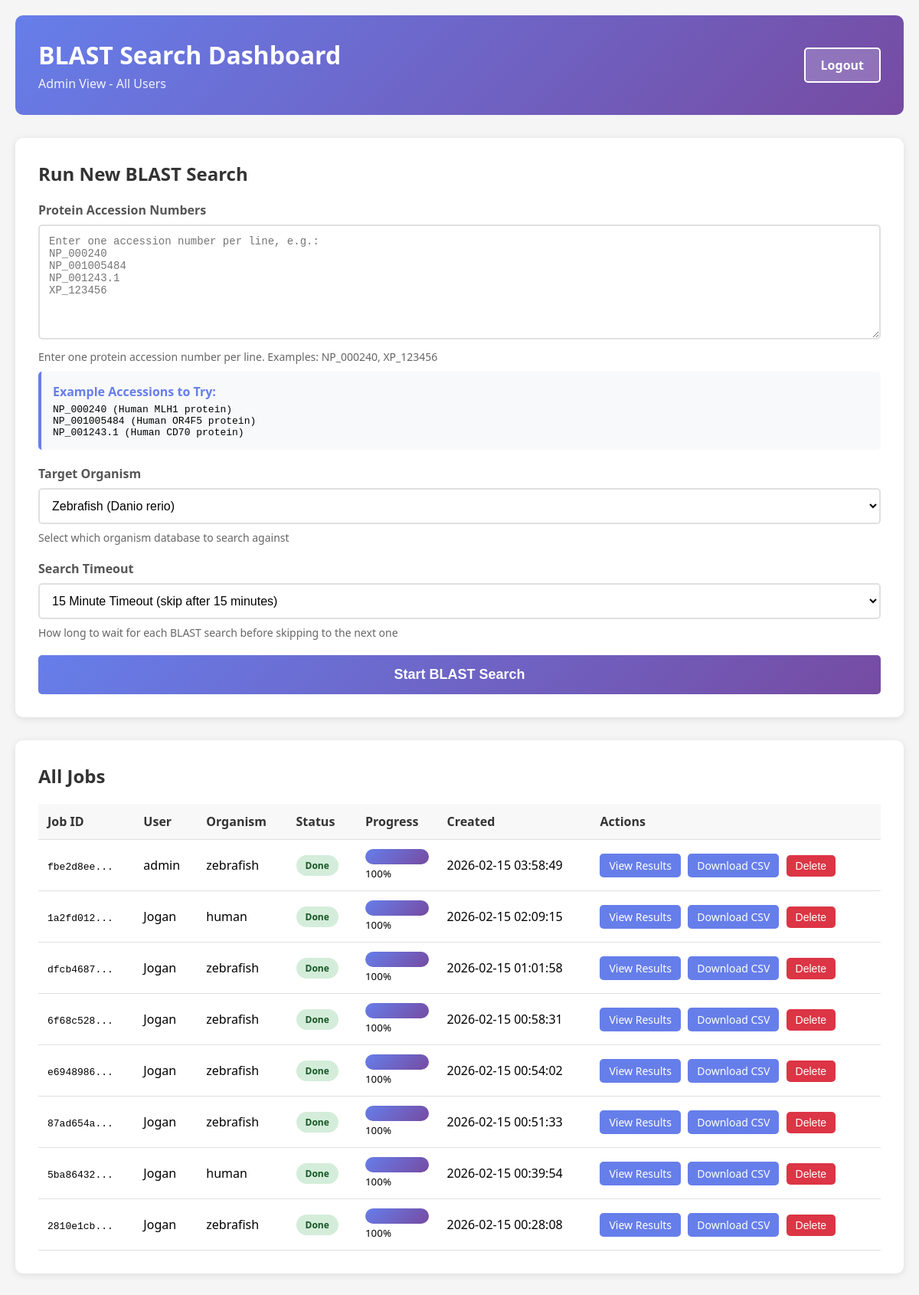
The app's page /dashboard (signed in) with its own data.
### tables this page shows
CREATE TABLE jobs (
        id TEXT PRIMARY KEY,
        user_id INTEGER,
        organism TEXT,
        progress INTEGER DEFAULT 0,
        status TEXT DEFAULT 'RUNNING',
        created_at TIMESTAMP DEFAULT CURRENT_TIMESTAMP,
        FOREIGN KEY(user_id) REFERENCES users(id)
    );

CREATE TABLE users (
        id INTEGER PRIMARY KEY AUTOINCREMENT,
        username TEXT UNIQUE NOT NULL,
        password_hash TEXT NOT NULL,
        is_admin INTEGER DEFAULT 0
    );

### app.py (the view)
@app.route("/")
@app.route("/dashboard")
def dashboard():
    user_id = session.get("user_id")
    is_admin = session.get("is_admin", 0)
    if not user_id:
        return redirect(url_for("login"))
    conn = get_conn()
    cur = conn.cursor()
    if is_admin:
        cur.execute("""
            SELECT jobs.*, users.username
            FROM jobs
            LEFT JOIN users ON jobs.user_id = users.id
            ORDER BY jobs.created_at DESC
        """)
    else:
        cur.execute("SELECT * FROM jobs WHERE user_id=? ORDER BY created_at DESC", (user_id,))
    jobs = cur.fetchall()
    conn.close()
    return render_template("dashboard.html", jobs=jobs, is_admin=is_admin)

### database.py (called while the page is built)
def get_conn():
    conn = sqlite3.connect(DB_FILE)
    conn.row_factory = sqlite3.Row
    return conn

### templates/dashboard.html (shortened to what this page needs)
<!DOCTYPE html>
<html lang="en">
<head>
</head>
<body>
    <div class="container">
        <div class="header">
            <div>
                <h1>BLAST Search Dashboard</h1>
                {% if is_admin %}
                <p style="margin-top: 5px; opacity: 0.9;">Admin View - All Users</p>
                {% endif %}
            </div>
            <a href="{{ url_for('logout') }}" class="logout-btn">Logout</a>
        </div>
        <div class="card">
            <h2>Run New BLAST Search</h2>
            <form method="POST" action="{{ url_for('run') }}">
                <div class="form-group">
                    <label for="accessions">Protein Accession Numbers</label>
                    <textarea
                        id="accessions"
                        name="accessions"
                        placeholder="Enter one accession number per line, e.g.:
NP_000240
NP_001005484
NP_001243.1
XP_123456"
                        required></textarea>
                    <div class="help-text">
                        Enter one protein accession number per line. Examples: NP_000240, XP_123456
                    </div>
                    <div class="example-box">
                        <strong>Example Accessions to Try:</strong><br>
                        <code style="display: block; margin-top: 5px; font-family: monospace;">
                            NP_000240 (Human MLH1 protein)<br>
                            NP_001005484 (Human OR4F5 protein)<br>
                            NP_001243.1 (Human CD70 protein)
                        </code>
                    </div>
                </div>
                <div class="form-group">
                    <label for="organism">Target Organism</label>
                    <select id="organism" name="organism">
                        <option value="zebrafish">Zebrafish (Danio rerio)</option>
                    </select>
                    <div class="help-text">
                        Select which organism database to search against
                    </div>
                </div>
                <div class="form-group">
                    <label for="timeout">Search Timeout</label>
                    <select id="timeout" name="timeout">
                        <option value="900">15 Minute Timeout (skip after 15 minutes)</option>
                    </select>
                    <div class="help-text">
                        How long to wait for each BLAST search before skipping to the next one
                    </div>
                </div>
                <button type="submit" class="submit-btn">Start BLAST Search</button>
            </form>
        </div>
        <div class="card">
            <h2>{% if is_admin %}All Jobs{% else %}My Jobs{% endif %}</h2>
            {% if jobs %}
                <table>
                    <thead>
                        <tr>
                            <th>Job ID</th>
                            {% if is_admin %}
                            <th>User</th>
                            {% endif %}
                            <th>Organism</th>
                            <th>Status</th>
                            <th>Progress</th>
                            <th>Created</th>
                            <th>Actions</th>
                        </tr>
                    </thead>
                    <tbody>
                        {% for job in jobs %}
                        <tr>
                            <td><code>{{ job['id'][:8] }}...</code></td>
                            {% if is_admin %}
                            <td>{{ job['username'] or 'Unknown' }}</td>
                            {% endif %}
                            <td>{{ job['organism'] }}</td>
                            <td>
                                {% if job['status'] == 'DONE' %}
                                    <span class="status-badge status-done">Done</span>
                                {% else %}
                                    <span class="status-badge status-running">Running</span>
                                {% endif %}
                            </td>
                            <td>
                                <div class="progress-bar">
                                    <div class="progress-fill" style="width: {{ job['progress'] }}%"></div>
                                </div>
                                <small>{{ job['progress'] }}%</small>
                            </td>
                            <td>{{ job['created_at'] }}</td>
                            <td>
                                {% if job['status'] == 'DONE' %}
                                    <a href="{{ url_for('results', job_id=job['id']) }}" class="action-btn">View Results</a>
                                    <a href="{{ url_for('download_csv', job_id=job['id']) }}" class="action-btn">Download CSV</a>
                                {% else %}
                                    <span style="color: #999;">In Progress...</span>
                                {% endif %}
                                {% if is_admin %}
                                    <form method="POST" action="{{ url_for('delete_job', job_id=job['id']) }}" style="display: inline;">
                                        <button type="submit" class="delete-btn" onclick="return confirm('Delete this job?')">Delete</button>
                                    </form>
                                {% endif %}
                            </td>
                        </tr>
                        {% endfor %}
                    </tbody>
                </table>
            {% else %}
                <div class="no-jobs">
                    <p>No BLAST jobs yet. Submit your first search above!</p>
                </div>
            {% endif %}
        </div>
    </div>
</body>
</html>

### templates/dashboard.html (style rules this page uses)
* { margin: 0; padding: 0; box-sizing: border-box; }
body { font-family: 'Segoe UI', Tahoma, Geneva, Verdana, sans-serif; background: #f5f5f5; padding: 20px; }
.header { background: linear-gradient(135deg, #667eea 0%, #764ba2 100%); color: white; padding: 30px; border-radius: 10px; margin-bottom: 30px; display: flex; justify-content: space-between; align-items: center; }
.header h1 { font-size: 32px; }
.logout-btn { background: rgba(255,255,255,0.2); color: white; padding: 10px 20px; border: 2px solid white; border-radius: 5px; text-decoration: none; font-weight: 600; transition: all 0.3s; }
.container { max-width: 1200px; margin: 0 auto; }
.card { background: white; padding: 30px; border-radius: 10px; box-shadow: 0 2px 10px rgba(0,0,0,0.1); margin-bottom: 30px; }
.card h2 { color: #333; margin-bottom: 20px; font-size: 24px; }
.form-group { margin-bottom: 20px; }
label { display: block; margin-bottom: 8px; color: #555; font-weight: 600; }
textarea { width: 100%; padding: 12px; border: 2px solid #e0e0e0; border-radius: 5px; font-size: 14px; font-family: monospace; resize: vertical; min-height: 150px; }
select { width: 100%; padding: 12px; border: 2px solid #e0e0e0; border-radius: 5px; font-size: 16px; background: white; cursor: pointer; }
.submit-btn { width: 100%; padding: 15px; background: linear-gradient(135deg, #667eea 0%, #764ba2 100%); color: white; border: none; border-radius: 5px; font-size: 18px; font-weight: 600; cursor: pointer; transition: transform 0.2s; }
.help-text { font-size: 14px; color: #666; margin-top: 8px; }
table { width: 100%; border-collapse: collapse; margin-top: 20px; }
th, td { padding: 12px; text-align: left; border-bottom: 1px solid #e0e0e0; }
th { background: #f8f8f8; font-weight: 600; color: #333; }
.status-badge { padding: 5px 12px; border-radius: 20px; font-size: 12px; font-weight: 600; display: inline-block; }
.status-done { background: #d4edda; color: #155724; }
.progress-bar { width: 100%; height: 20px; background: #e0e0e0; border-radius: 10px; overflow: hidden; }
.progress-fill { height: 100%; background: linear-gradient(135deg, #667eea 0%, #764ba2 100%); transition: width 0.3s; }
.action-btn { padding: 6px 12px; background: #667eea; color: white; text-decoration: none; border-radius: 5px; font-size: 14px; margin-right: 5px; display: inline-block; }
.delete-btn { padding: 6px 12px; background: #dc3545; color: white; border: none; border-radius: 5px; font-size: 14px; cursor: pointer; }
.example-box { background: #f8f9fa; padding: 15px; border-radius: 5px; margin-top: 10px; border-left: 4px solid #667eea; }
.example-box strong { color: #667eea; }

### records on screen
jobs: job "fbe2d8ee", username "admin", organism "zebrafish", status "Done", progress "100", created_at "2026-02-15 03:58:49"
jobs: job "1a2fd012", username "Jogan", organism "human", status "Done", progress "100", created_at "2026-02-15 02:09:15"
jobs: job "dfcb4687", username "Jogan", organism "zebrafish", status "Done", progress "100", created_at "2026-02-15 01:01:58"
jobs: job "6f68c528", username "Jogan", organism "zebrafish", status "Done", progress "100", created_at "2026-02-15 00:58:31"
jobs: job "e6948986", username "Jogan", organism "zebrafish", status "Done", progress "100", created_at "2026-02-15 00:54:02"
jobs: job "87ad654a", username "Jogan", organism "zebrafish", status "Done", progress "100", created_at "2026-02-15 00:51:33"
jobs: job "5ba86432", username "Jogan", organism "human", status "Done", progress "100", created_at "2026-02-15 00:39:54"
jobs: job "2810e1cb", username "Jogan", organism "zebrafish", status "Done", progress "100", created_at "2026-02-15 00:28:08"
